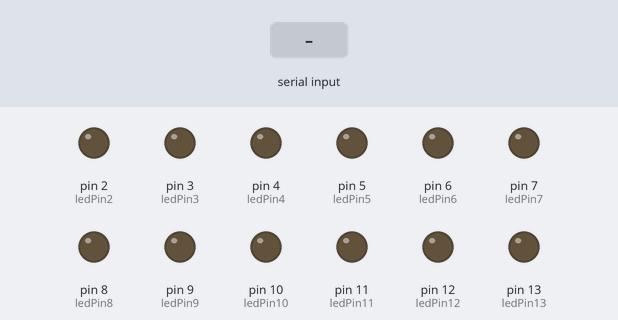
The sketch below on a simulated Arduino Uno, built with avr-gcc and run on an emulated ATmega328P. On the bench: output pins drawn as LEDs (lit = HIGH). Inputs (shaded band) come from the test bench.

Above: at 1.2 s.
1.3 s: "e" received over Serial
At 2.1 s:
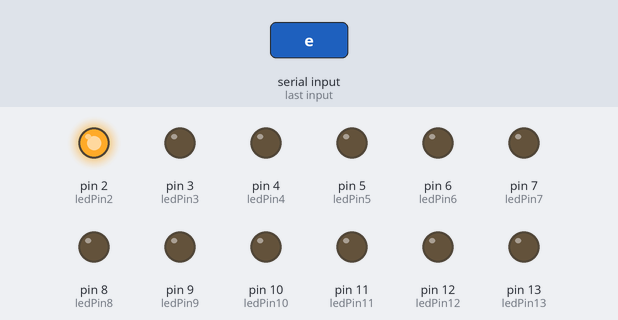
2.8 s: byte 121 ('y') received over Serial
At 3.2 s:
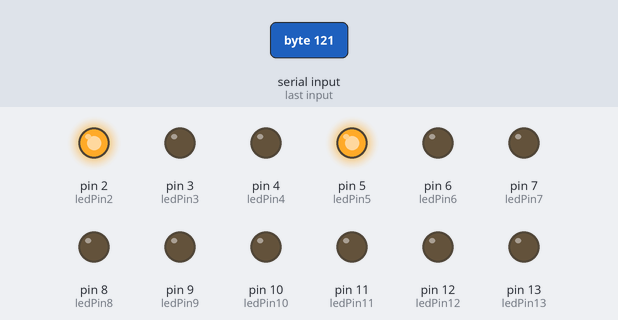
4.3 s: byte 117 ('u') received over Serial
At 5.5 s:
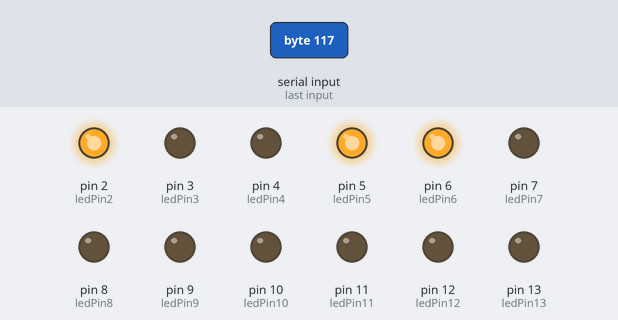
5.8 s: byte 89 ('Y') received over Serial
At 6.7 s:
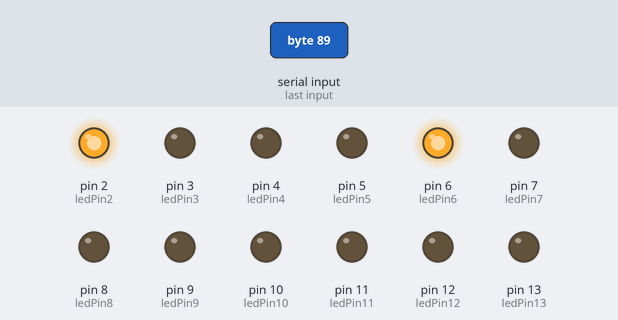
7.3 s: byte 105 ('i') received over Serial
At 7.8 s:
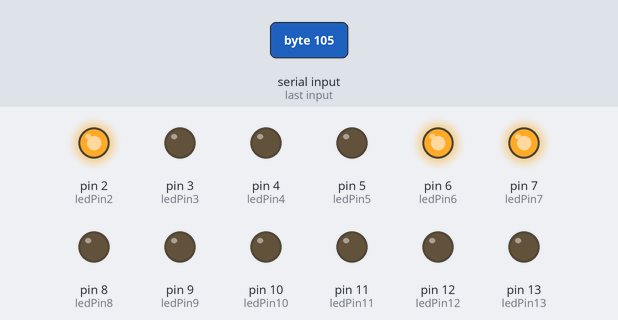
8.8 s: byte 85 ('U') received over Serial
At 10.2 s:
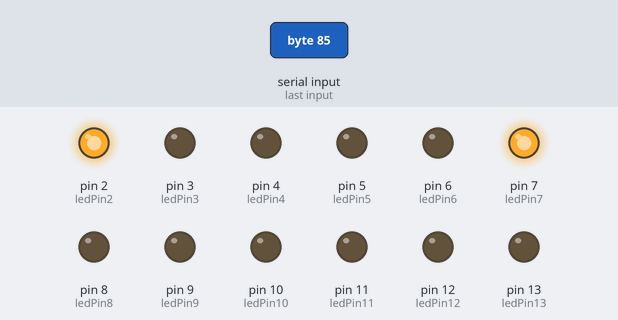
Timing chart, 0 to 11.3 s (numbered marks = the images above; inputs shaded):
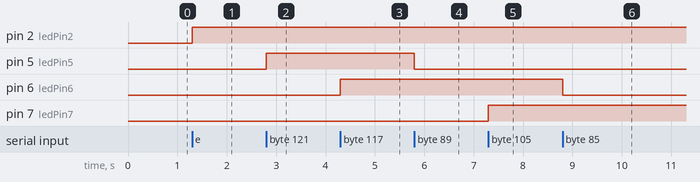

The sketch:

_14kanalov.ino
```cpp
int ledPin0 = 0;
int ledPin1 = 1;
int ledPin2 = 2;
int ledPin3 = 3;
int ledPin4 = 4;
int ledPin5 = 5;
int ledPin6 = 6;
int ledPin7 = 7;
int ledPin8 = 8;
int ledPin9 = 9;
int ledPin10 = 10;
int ledPin11 = 11;
int ledPin12 = 12;
int ledPin13 = 13;

int incomingByte;

void setup() {
    Serial.begin(115200);
    pinMode(ledPin0, OUTPUT);
    pinMode(ledPin1, OUTPUT);
    pinMode(ledPin2, OUTPUT);
    pinMode(ledPin3, OUTPUT);
    pinMode(ledPin4, OUTPUT);
    pinMode(ledPin5, OUTPUT);
    pinMode(ledPin6, OUTPUT);
    pinMode(ledPin7, OUTPUT);
    pinMode(ledPin8, OUTPUT);
    pinMode(ledPin9, OUTPUT);
    pinMode(ledPin10, OUTPUT);
    pinMode(ledPin11, OUTPUT);
    pinMode(ledPin12, OUTPUT);
    pinMode(ledPin13, OUTPUT);
  }
void loop() {
  if (Serial.available() > 0) {
    incomingByte = Serial.read();
    if (incomingByte == 'q') {digitalWrite(0, HIGH);}
    if (incomingByte == 'Q') {digitalWrite(0, LOW);}
    if (incomingByte == 'w') {digitalWrite(1, HIGH);}
    if (incomingByte == 'W') {digitalWrite(1, LOW);}
    if (incomingByte == 'e') {digitalWrite(2, HIGH);}
    if (incomingByte == 'E') {digitalWrite(2, LOW);}
    if (incomingByte == 'r') {digitalWrite(3, HIGH);}
    if (incomingByte == 'R') {digitalWrite(3, LOW);}
    if (incomingByte == 't') {digitalWrite(4, HIGH);}
    if (incomingByte == 'T') {digitalWrite(4, LOW);}
    if (incomingByte == 'y') {digitalWrite(5, HIGH);}
    if (incomingByte == 'Y') {digitalWrite(5, LOW);}
    if (incomingByte == 'u') {digitalWrite(6, HIGH);}
    if (incomingByte == 'U') {digitalWrite(6, LOW);}
    if (incomingByte == 'i') {digitalWrite(7, HIGH);}
    if (incomingByte == 'I') {digitalWrite(7, LOW);}
    if (incomingByte == 'o') {digitalWrite(8, HIGH);}
    if (incomingByte == 'O') {digitalWrite(8, LOW);}
    if (incomingByte == 'p') {digitalWrite(9, HIGH);}
    if (incomingByte == 'P') {digitalWrite(9, LOW);}
    if (incomingByte == 'a') {digitalWrite(10, HIGH);}
    if (incomingByte == 'A') {digitalWrite(10, LOW);}
    if (incomingByte == 's') {digitalWrite(11, HIGH);}
    if (incomingByte == 'S') {digitalWrite(11, LOW);}
    if (incomingByte == 'd') {digitalWrite(12, HIGH);}
    if (incomingByte == 'D') {digitalWrite(12, LOW);}
    if (incomingByte == 'f') {digitalWrite(13, HIGH);}
    if (incomingByte == 'F') {digitalWrite(13, LOW);}

   }
}
```

Measured:
- after the input at 1.3 s, pin 2 (ledPin2): LOW → HIGH at once
- after the input at 2.8 s, pin 5 (ledPin5): LOW → HIGH at once
- after the input at 4.3 s, pin 6 (ledPin6): LOW → HIGH at once
- after the input at 5.8 s, pin 5 (ledPin5): HIGH → LOW at once
- after the input at 7.3 s, pin 7 (ledPin7): LOW → HIGH at once
- after the input at 8.8 s, pin 6 (ledPin6): HIGH → LOW at once
